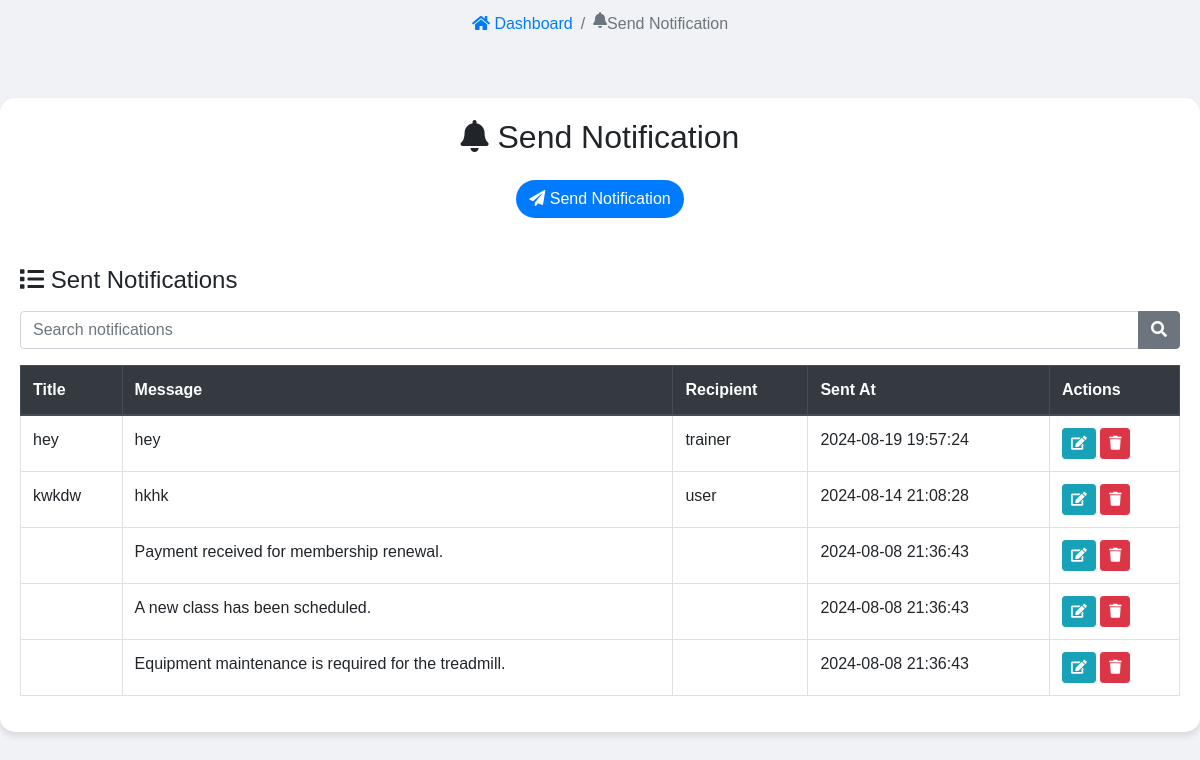
Screenshot of /send_notification.php (signed in) with the database file from the repository.
### tables this page shows
CREATE TABLE `notifications` (
  `id` int(11) NOT NULL,
  `user_id` int(11) DEFAULT NULL,
  `message` text NOT NULL,
  `status` varchar(10) NOT NULL DEFAULT 'unread',
  `created_at` timestamp NOT NULL DEFAULT CURRENT_TIMESTAMP,
  `title` varchar(255) NOT NULL,
  `recipient_role` varchar(20) NOT NULL
);

### send_notification.php (the view, shortened to what this page needs)
<?php
include 'config.php';
$notifications = [];
$result = $conn->query("SELECT * FROM notifications ORDER BY created_at DESC");
if ($result && $result->num_rows > 0) {
    $notifications = $result->fetch_all(MYSQLI_ASSOC);
}
?>
<!DOCTYPE html>
<html lang="en">
<head>
    <link rel="stylesheet" href="https://maxcdn.bootstrapcdn.com/bootstrap/4.5.2/css/bootstrap.min.css">
    <link rel="stylesheet" href="https://cdnjs.cloudflare.com/ajax/libs/font-awesome/5.15.4/css/all.min.css">
</head>
<body>
<nav aria-label="breadcrumb">
  <ol class="breadcrumb justify-content-center">
    <li class="breadcrumb-item">
      <a href="admin_dashboard.php">
        <i class="fas fa-home"></i> Dashboard
      </a>
    </li>
    <li class="breadcrumb-item active" aria-current="page">
      <i class="fas fa-bell"></i> Send Notification
    </li>
  </ol>
</nav>
<div class="main-container">
    <h2 class="text-center mb-4"><i class="fas fa-bell"></i> Send Notification</h2>
    <div class="text-center">
        <button type="button" class="btn btn-custom" data-toggle="modal" data-target="#sendNotificationModal">
            <i class="fas fa-paper-plane"></i> Send Notification
        </button>
    </div>
    <div class="table-container mt-5">
        <h4 class="mb-3"><i class="fas fa-list"></i> Sent Notifications</h4>
        <div class="input-group mb-3">
            <input type="text" class="form-control" id="search" placeholder="Search notifications">
            <div class="input-group-append">
                <button class="btn btn-secondary" type="button"><i class="fas fa-search"></i></button>
            </div>
        </div>
        <table class="table table-hover table-bordered rounded">
            <thead class="thead-dark">
                <tr>
                    <th>Title</th>
                    <th>Message</th>
                    <th>Recipient</th>
                    <th>Sent At</th>
                    <th>Actions</th>
                </tr>
            </thead>
            <tbody>
                <?php foreach ($notifications as $notification): ?>
                <tr>
                    <td><?php echo htmlspecialchars($notification['title']); ?></td>
                    <td><?php echo htmlspecialchars($notification['message']); ?></td>
                    <td><?php echo htmlspecialchars($notification['recipient_role']); ?></td>
                    <td><?php echo htmlspecialchars($notification['created_at']); ?></td>
                    <td>
                        <button class="btn btn-info btn-sm" data-toggle="modal" data-target="#editModal<?php echo $notification['id']; ?>"><i class="fas fa-edit"></i></button>
                        <button class="btn btn-danger btn-sm" onclick="deleteNotification(<?php echo $notification['id']; ?>)"><i class="fas fa-trash"></i></button>
                    </td>
                </tr>
                <?php endforeach; ?>
            </tbody>
        </table>
    </div>
</div>
</body>
</html>

### send_notification.php (style rules this page uses)
body { font-family: 'Arial', sans-serif; background-color: #f0f2f5; }
.main-container { max-width: 1200px; margin: 50px auto; padding: 20px; background-color: #fff; border-radius: 15px; box-shadow: 0 4px 6px rgba(0, 0, 0, 0.1); }
.btn-custom { background-color: #007bff; color: #fff; border-radius: 25px; }
.table-container { margin-top: 30px; }
.breadcrumb { background-color: transparent; text-align: center; }
.breadcrumb-item a { color: #007bff; text-decoration: none; }

### rows the page displays
notifications: title "hey", message "hey", recipient_role "trainer", created_at "2024-08-19 19:57:24"
notifications: title "kwkdw", message "hkhk", recipient_role "user", created_at "2024-08-14 21:08:28"
notifications: message "Payment received for membership renewal.", created_at "2024-08-08 21:36:43"
notifications: message "A new class has been scheduled.", created_at "2024-08-08 21:36:43"
notifications: message "Equipment maintenance is required for the treadmill.", created_at "2024-08-08 21:36:43"
